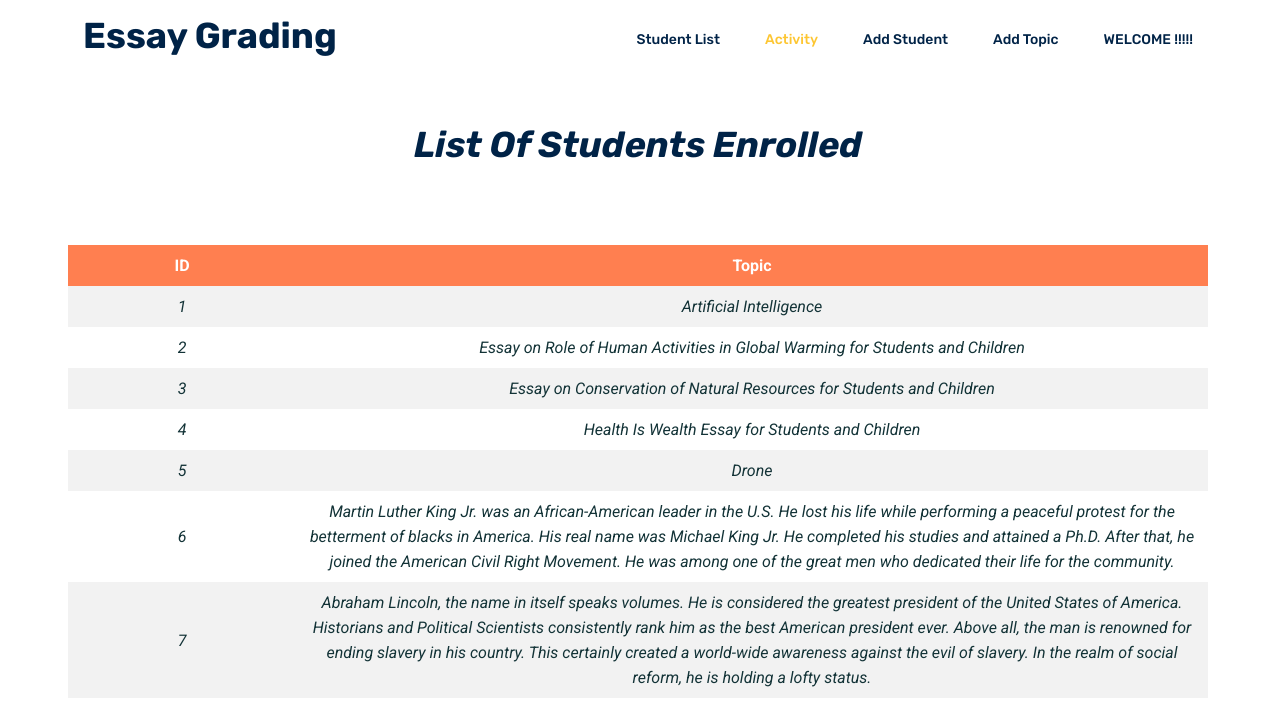
Screenshot of /viewactivity.php with the database file from the repository.
### tables this page shows
CREATE TABLE `essay` (
  `essayid` int(50) NOT NULL,
  `topic` longtext NOT NULL,
  `picture` longblob NOT NULL,
  `spellcheck` tinyint(1) NOT NULL,
  `buffer` varchar(2) DEFAULT NULL,
  `timer` varchar(10) DEFAULT NULL
);

### viewactivity.php (the view, shortened to what this page needs)
<!DOCTYPE html>
<html lang="en">
  <head>
    <link rel="stylesheet" href="css/bootstrap.css" />
    <link rel="stylesheet" href="css/flaticon.css" />
    <link rel="stylesheet" href="css/themify-icons.css" />
    <link rel="stylesheet" href="vendors/owl-carousel/owl.carousel.min.css" />
    <link rel="stylesheet" href="vendors/nice-select/css/nice-select.css" />
    <link rel="stylesheet" href="css/style.css" />
  </head>
  <body>
    <header class="header_area">
      <div class="main_menu">
       <nav class="navbar navbar-expand-lg navbar-light">
          <div class="container">
           <a class="navbar-brand logo_h" href="index.html"
              ><h1><strong>Essay Grading</strong></h1></a>
            <div
              class="collapse navbar-collapse offset"
              id="navbarSupportedContent"
            >
               <ul class="nav navbar-nav menu_nav ml-auto">
                <li class="nav-item">
                  <a class="nav-link" href="studentlist.php">Student List</a>
                </li>
                <li class="nav-item active">
                  <a class="nav-link" href="viewactivity.php">Activity</a>
                </li>
				<li class="nav-item">
                  <a class="nav-link" href="addstudent.php">Add Student</a>
                </li>
				<li class="nav-item">
                  <a class="nav-link" href="addtopic.php">Add Topic</a>
                </li>
               <?php
			   if($usersession!="none")
			   {
				echo '<li class="nav-item submenu dropdown">';
                echo '<a
                    href="#"
                    class="nav-link dropdown-toggle"
                    data-toggle="dropdown"
                    role="button"
                    aria-haspopup="true"
                    aria-expanded="false"
                    >WELCOME '.$usersession.' !!!!!</a>';
                echo '</li>';
			   }
				?>
              </ul>
            </div>
          </div>
        </nav>
      </div>
    </header>
    <section class="feature_area section_gap_top">
      <div class="container">
        <div class="row justify-content-center">
          <div class="col-lg-10">
            <div class="main_title">
              <h2 class="mb-3"><i>List Of Students Enrolled</i></h2>
            </div>
          </div>
        </div>
		 <div class="row justify-content-center">
<table style="width:100%">
   <t>
        <th width="20%"> ID </th>
        <th width="80%"> Topic </th>
        </t>
<?php
require('connectToDb.php');
$topic_query ="SELECT * FROM essay ORDER BY essayid";
$result = mysqli_query($db,$topic_query);
$count = 1;
while($row1 = mysqli_fetch_assoc($result))
{
?>
    <tr>
        <td class="link"><?php echo $count++; $topic =  $row1['topic']; ?></td>
        <td><a class="link" href ="startactivity.php?topic=<?php echo $topic;?>"><?php echo $topic; ?></a></td>
    </tr>
<?php
}
?>
</table>
</div>
    </section>
  </body>
</html>

### viewactivity.php (style rules this page uses)
table { border-collapse: collapse; width: 50%; text-align: center; }
th, td { text-align: center; padding: 8px; }
tr:nth-child(even) { background-color: #f2f2f2 }
th { background-color: #ff7f50 ; color: white; }
.link { color: #133337; font-style: italic; }

### rows the page displays
essay: topic "Artificial Intelligence"
essay: topic "Essay on Role of Human Activities in Global Warming for Students and Children"
essay: topic "Essay on Conservation of Natural Resources for Students and Children"
essay: topic "Health Is Wealth Essay for Students and Children"
essay: topic "Drone"
essay: topic "Martin Luther King Jr. was an African-American leader in the U.S. He lost his life while performing a peaceful protest for the betterment of blacks in America. His real name was Michael King Jr. He completed his studies and attained a Ph.D. After that, he joined the American Civil Right Movement. He was among one of the great men who dedicated their life for the community."
essay: topic "Abraham Lincoln, the name in itself speaks volumes. He is considered the greatest president of the United States of America. Historians and Political Scientists consistently rank him as the best American president ever. Above all, the man is renowned for ending slavery in his country. This certainly created a world-wide awareness against the evil of slavery. In the realm of social reform, he is holding a lofty status."
